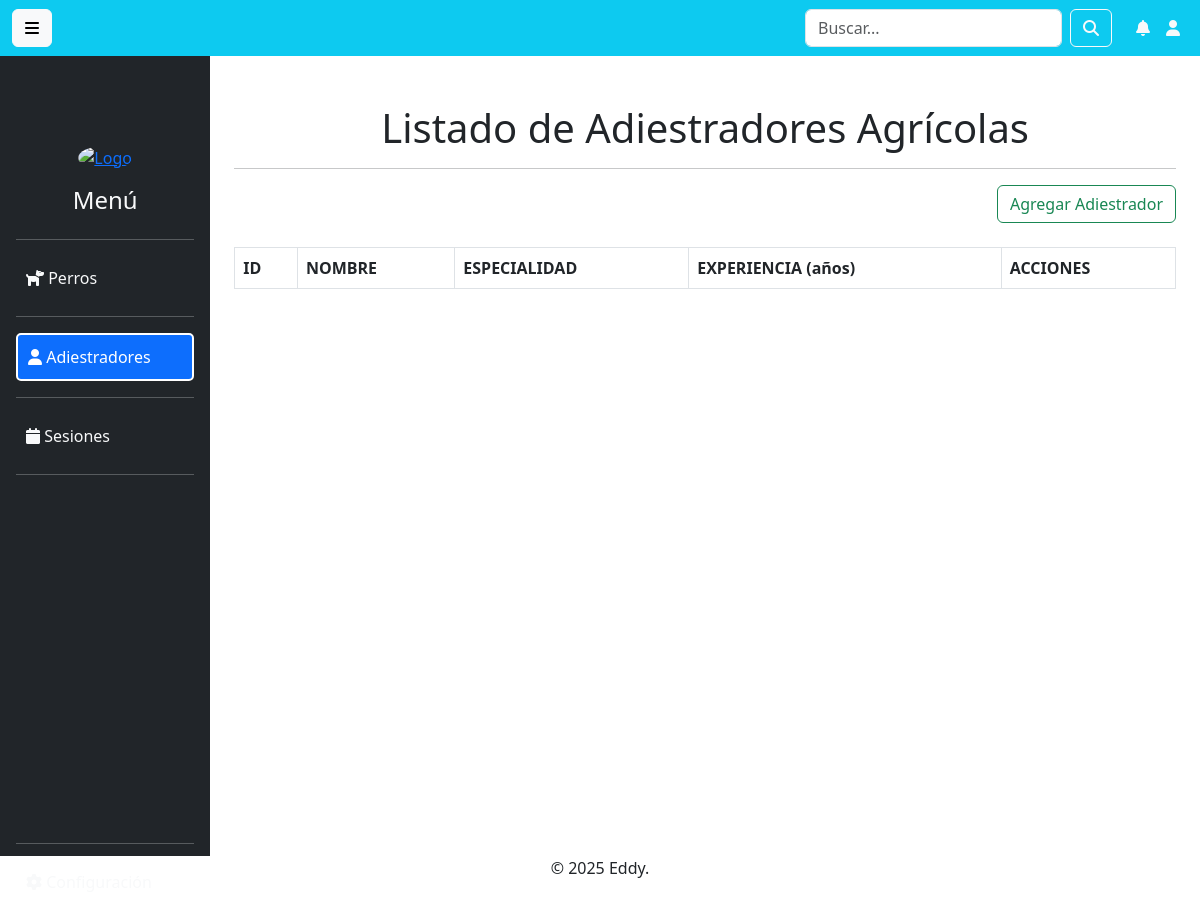
The page /AdiestradorAgricola/ on the database as committed earlier.
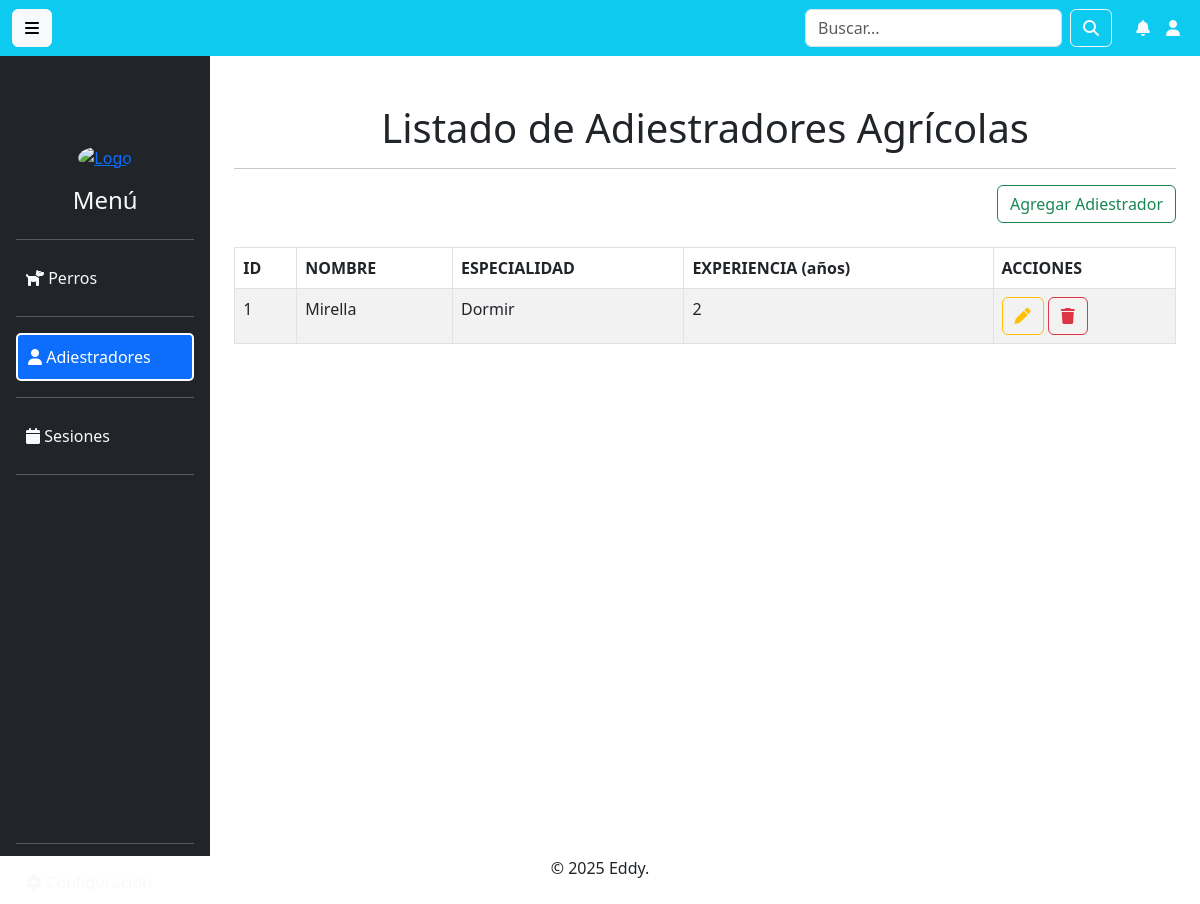
The same page on the database as committed later.
### Aplicaciones/AdiestradorAgricola/models.py (models this page shows, shortened)
class AdiestradorAgricola(models.Model):
    nombre = models.CharField(max_length=255)
    especialidad = models.CharField(max_length=100)
    experiencia = models.IntegerField(help_text="Años de experiencia")

### Aplicaciones/AdiestradorAgricola/views.py (the view)
# urls.py: path('', views.inicioAdiestrador, name='indexAdiestrador'),
def inicioAdiestrador(request):
    listadoAdiestradores = AdiestradorAgricola.objects.all()
    return render(request, "AdiestradoresAgricolas/inicioAdiestrador.html", {'adiestradores': listadoAdiestradores})

### Aplicaciones/AdiestradorAgricola/templates/AdiestradoresAgricolas/inicioAdiestrador.html (shortened to what this page needs)
{% extends "plantilla.html" %}
{% block contenido %}
<br>
<h1 class="text-center">Listado de Adiestradores Agrícolas</h1>
<hr>
<div class="row">
    <div class="text-end">
        <a href="{% url 'nuevoAdiestrador' %}" class="btn btn-outline-success text-right">
            Agregar Adiestrador
        </a>
    </div>
</div>
<br>
<table class="table table-bordered table-striped table-hover">
    <thead>
        <tr class="bg-info">
            <th>ID</th>
            <th>NOMBRE</th>
            <th>ESPECIALIDAD</th>
            <th>EXPERIENCIA (años)</th>
            <th>ACCIONES</th>
        </tr>
    </thead>
    <tbody>
        {% for adiestrador in adiestradores %}
            <tr>
                <td>{{ adiestrador.id }}</td>
                <td>{{ adiestrador.nombre }}</td>
                <td>{{ adiestrador.especialidad }}</td>
                <td>{{ adiestrador.experiencia }}</td>
                <td>
                    <a href="{% url 'editarAdiestrador' adiestrador.id %}" class="btn btn-outline-warning">
                        <i class="fa fa-pen"></i>
                    </a>
                    <a href="#" onclick="confirmDelete('{{ adiestrador.id }}')" class="btn btn-outline-danger">
                        <i class="fa fa-trash"></i>
                    </a>
                </td>
            </tr>
        {% endfor %}
    </tbody>
</table>
{% endblock %}

Rows that differ between the two databases and show on the page:
added AdiestradorAgricola: id "1", nombre "Mirella", especialidad "Dormir", experiencia "2"
